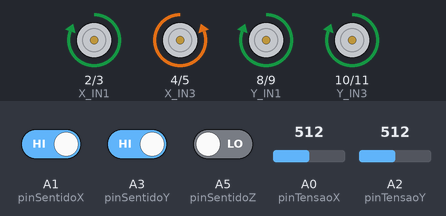
A sketch run on a simulated Arduino Uno, built with avr-gcc and run on an emulated ATmega328P. Parts: motor-driver pin pairs drawn as motors (green arrow = first pin HIGH = forward, orange = second pin HIGH = backward, longer = more drive). The test bench sets the inputs (shaded band); at power-on: A1 (pinSentidoX) HIGH, A3 (pinSentidoY) HIGH, A0 (pinTensaoX) = 512, A2 (pinTensaoY) = 512, A5 (pinSentidoZ) LOW.

Above: at 1.66 s.
1.7 s: A1 (pinSentidoX) driven LOW
At 1.86 s:
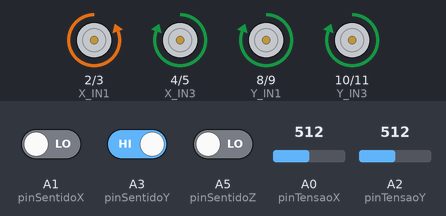
5.2 s: A3 (pinSentidoY) driven LOW
At 5.36 s:
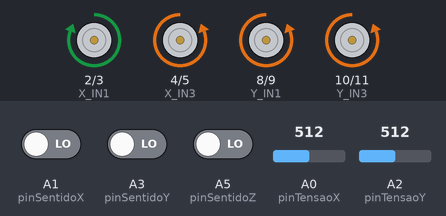
8.7 s: A3 (pinSentidoY) driven HIGH
At 8.86 s:
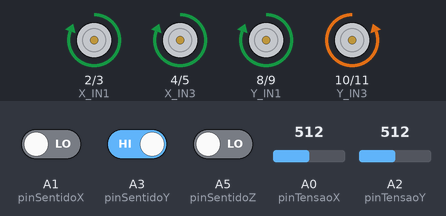
12.2 s: A1 (pinSentidoX) driven HIGH
Timing chart, 0 to 16.7 s (numbered marks = the images above; inputs shaded):
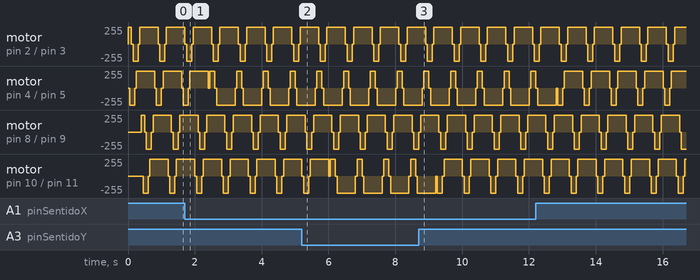

Measured:
- by itself, motor on pin 2 (X_IN1) / pin 3 (X_IN2): repeats every 0.80 s: forward 255/255 0.55 s, stopped 0.05 s, backward 255/255 0.15 s, stopped 0.05 s
- by itself, motor on pin 8 (Y_IN1) / pin 9 (Y_IN2), motor on pin 10 (Y_IN3) / pin 11 (Y_IN4): repeats every 0.80 s: backward 255/255 0.15 s, stopped 0.05 s, forward 255/255 0.55 s, stopped 0.05 s

The sketch:

Controle_com_funcoes_com_parametro.ino
```cpp
int pinTensaoX = A0;
int pinSentidoX = A1;

int pinTensaoY = A2;
int pinSentidoY = A3;

int pinTensaoZ = A4;
int pinSentidoZ = A5;

int X_IN1 = 2;
int X_IN2 = 3;
int X_IN3 = 4;
int X_IN4  = 5;

int Y_IN1 = 8;
int Y_IN2 = 9;
int Y_IN3 = 10;
int Y_IN4 = 11;

int tempo_Atraso = 50;


void setup() {
  pinMode(X_IN1,OUTPUT);
  pinMode(X_IN2, OUTPUT);
  pinMode(X_IN3, OUTPUT);
  pinMode(X_IN4, OUTPUT);


  pinMode(Y_IN1,OUTPUT);
  pinMode(Y_IN2, OUTPUT);
  pinMode(Y_IN3, OUTPUT);
  pinMode(Y_IN4, OUTPUT);


  pinMode(pinTensaoX,INPUT);
  pinMode(pinTensaoY,INPUT);
  pinMode(pinTensaoZ,INPUT);

  pinMode(pinSentidoX,INPUT);
  pinMode(pinSentidoY,INPUT);
  pinMode(pinSentidoZ,INPUT);

  Serial.begin(9600);

}

float valorX;
float valorY;
float valorZ;


float valorSentidoX;
float valorSentidoY;
float valorSentidoZ;

void loop() {


valorX = analogRead(pinTensaoX);
valorY = analogRead(pinTensaoY);
//valorZ = analogRead(pinTensaoZ);

valorSentidoX = digitalRead(pinSentidoX);
valorSentidoY = digitalRead(pinSentidoY);
valorSentidoZ = digitalRead(pinSentidoZ);

if(valorX > 1)
  {
    if(valorSentidoX == LOW)
    {
      girar_horario(X_IN1, X_IN2, X_IN3, X_IN4);
    }
    else
    if(valorSentidoX == HIGH)
    {

       girar_anti_horario(X_IN1, X_IN2, X_IN3, X_IN4);

    }


  }
  if(valorY > 1)
  {
      if(valorSentidoY == LOW)
    {
      girar_horario(Y_IN1, Y_IN2, Y_IN3, Y_IN4);
    }
    else
    if(valorSentidoY ==HIGH )
    {

      girar_anti_horario(Y_IN1, Y_IN2, Y_IN3, Y_IN4);

    }
  }

}


void girar_horario( int IN1, int IN2, int IN3, int IN4)
{
  // Passo 1
  digitalWrite(IN1, 1);
  digitalWrite(IN2, 0);
  digitalWrite(IN3, 0);
  digitalWrite(IN4, 0);
  delay(tempo_Atraso);

  // Passo 2
  digitalWrite(IN1, 1);
  digitalWrite(IN2, 0);
  digitalWrite(IN3, 1);
  digitalWrite(IN4, 0);
  delay(tempo_Atraso);

  // Passo 3
  digitalWrite(IN1, 0);
  digitalWrite(IN2, 0);
  digitalWrite(IN3, 1);
  digitalWrite(IN4, 0);
  delay(tempo_Atraso);

  // Passo 4
  digitalWrite(IN1, 0);
  digitalWrite(IN2, 1);
  digitalWrite(IN3, 1);
  digitalWrite(IN4, 0);
  delay(tempo_Atraso);

  // Passo 5
  digitalWrite(IN1, 0);
  digitalWrite(IN2, 1);
  digitalWrite(IN3, 0);
  digitalWrite(IN4, 0);
  delay(tempo_Atraso);

  // Passo 6
  digitalWrite(IN1, 0);
  digitalWrite(IN2, 1);
  digitalWrite(IN3, 0);
  digitalWrite(IN4, 1);
  delay(tempo_Atraso);

  // Passo 7
  digitalWrite(IN1, 0);
  digitalWrite(IN2, 0);
  digitalWrite(IN3, 0);
  digitalWrite(IN4, 1);
  delay(tempo_Atraso);

  // Passo 8
  digitalWrite(IN1, 1);
  digitalWrite(IN2, 0);
  digitalWrite(IN3, 0);
  digitalWrite(IN4, 1);
  delay(tempo_Atraso);
}


void girar_anti_horario(int IN1, int IN2, int IN3, int IN4)
{
  // Passo 1
  digitalWrite(IN1, 1);
  digitalWrite(IN2, 0);
  digitalWrite(IN3, 0);
  digitalWrite(IN4, 0);
  delay(tempo_Atraso);

  // Passo 2
  digitalWrite(IN1, 1);
  digitalWrite(IN2, 0);
  digitalWrite(IN3, 0);
  digitalWrite(IN4, 1);
  delay(tempo_Atraso);

  // Passo 3
  digitalWrite(IN1, 0);
  digitalWrite(IN2, 0);
  digitalWrite(IN3, 0);
  digitalWrite(IN4, 1);
  delay(tempo_Atraso);

  // Passo 4
  digitalWrite(IN1, 0);
  digitalWrite(IN2, 1);
  digitalWrite(IN3, 0);
  digitalWrite(IN4, 1);
  delay(tempo_Atraso);

  // Passo 5
  digitalWrite(IN1, 0);
  digitalWrite(IN2, 1);
  digitalWrite(IN3, 0);
  digitalWrite(IN4, 0);
  delay(tempo_Atraso);

  // Passo 6
  digitalWrite(IN1, 0);
  digitalWrite(IN2, 1);
  digitalWrite(IN3, 1);
  digitalWrite(IN4, 0);
  delay(tempo_Atraso);

  // Passo 7
  digitalWrite(IN1, 0);
  digitalWrite(IN2, 0);
  digitalWrite(IN3, 1);
  digitalWrite(IN4, 0);
  delay(tempo_Atraso);

  // Passo 8
  digitalWrite(IN1, 1);
  digitalWrite(IN2, 0);
  digitalWrite(IN3, 1);
  digitalWrite(IN4, 0);
  delay(tempo_Atraso);
}
```
